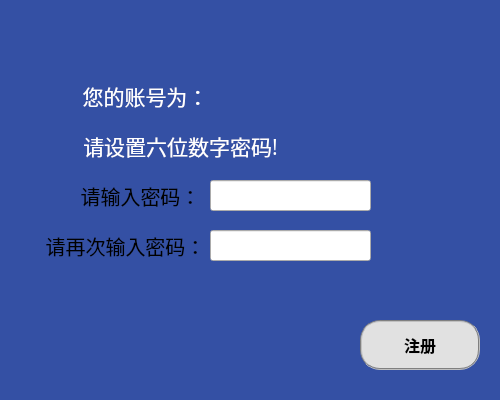
<?xml version="1.0" encoding="UTF-8"?>
<ui version="4.0">
 <class>signup1</class>
 <widget class="QWidget" name="signup1">
  <property name="geometry">
   <rect>
    <x>0</x>
    <y>0</y>
    <width>500</width>
    <height>400</height>
   </rect>
  </property>
  <property name="windowTitle">
   <string>注册</string>
  </property>
  <property name="styleSheet">
   <string notr="true">#signup1{background-color: rgb(52, 80, 164);border-top-left-radius:15px;border-top-right-radius:5px;border-bottom-left-radius:15px;border-bottom-right-radius:5px}
</string>
  </property>
  <widget class="QLabel" name="label1">
   <property name="geometry">
    <rect>
     <x>80</x>
     <y>70</y>
     <width>131</width>
     <height>51</height>
    </rect>
   </property>
   <property name="sizePolicy">
    <sizepolicy hsizetype="Preferred" vsizetype="Preferred">
     <horstretch>0</horstretch>
     <verstretch>0</verstretch>
    </sizepolicy>
   </property>
   <property name="font">
    <font>
     <family>楷体</family>
     <pointsize>16</pointsize>
     <weight>50</weight>
     <bold>false</bold>
    </font>
   </property>
   <property name="styleSheet">
    <string notr="true">color:rgb(255, 255, 255)</string>
   </property>
   <property name="text">
    <string>您的账号为：</string>
   </property>
   <property name="scaledContents">
    <bool>false</bool>
   </property>
   <property name="alignment">
    <set>Qt::AlignCenter</set>
   </property>
   <property name="wordWrap">
    <bool>false</bool>
   </property>
   <property name="margin">
    <number>0</number>
   </property>
   <property name="openExternalLinks">
    <bool>false</bool>
   </property>
  </widget>
  <widget class="QLabel" name="label_2">
   <property name="geometry">
    <rect>
     <x>60</x>
     <y>180</y>
     <width>161</width>
     <height>31</height>
    </rect>
   </property>
   <property name="font">
    <font>
     <family>微软雅黑</family>
     <pointsize>15</pointsize>
    </font>
   </property>
   <property name="text">
    <string>请输入密码：</string>
   </property>
   <property name="alignment">
    <set>Qt::AlignCenter</set>
   </property>
  </widget>
  <widget class="QPushButton" name="signup_btn">
   <property name="geometry">
    <rect>
     <x>360</x>
     <y>320</y>
     <width>120</width>
     <height>50</height>
    </rect>
   </property>
   <property name="font">
    <font>
     <family>微软雅黑</family>
     <pointsize>12</pointsize>
     <weight>75</weight>
     <bold>true</bold>
    </font>
   </property>
   <property name="styleSheet">
    <string notr="true">QPushButton{border:2px groove gray;border-radius:20px;padding:2px 4px;background-color: rgb(225, 225, 225);}
QPushButton:hover{background-color: rgb(20, 62, 134);border:none;color:rgb(255, 255, 255);}
QPushButton:checked{background-color: rgb(20, 62, 134);border:none;color:rgb(255, 255, 255);}</string>
   </property>
   <property name="text">
    <string>注册</string>
   </property>
  </widget>
  <widget class="QLabel" name="pic1">
   <property name="geometry">
    <rect>
     <x>10</x>
     <y>0</y>
     <width>231</width>
     <height>51</height>
    </rect>
   </property>
   <property name="text">
    <string/>
   </property>
   <property name="pixmap">
    <pixmap resource="pics.qrc">:/pics/pictures/pic1.png</pixmap>
   </property>
  </widget>
  <widget class="QLineEdit" name="pwd">
   <property name="geometry">
    <rect>
     <x>210</x>
     <y>180</y>
     <width>161</width>
     <height>31</height>
    </rect>
   </property>
   <property name="echoMode">
    <enum>QLineEdit::Password</enum>
   </property>
  </widget>
  <widget class="QLineEdit" name="pwd1">
   <property name="geometry">
    <rect>
     <x>210</x>
     <y>230</y>
     <width>161</width>
     <height>31</height>
    </rect>
   </property>
   <property name="echoMode">
    <enum>QLineEdit::Password</enum>
   </property>
  </widget>
  <widget class="QLabel" name="label_3">
   <property name="geometry">
    <rect>
     <x>40</x>
     <y>230</y>
     <width>171</width>
     <height>31</height>
    </rect>
   </property>
   <property name="font">
    <font>
     <family>微软雅黑</family>
     <pointsize>15</pointsize>
    </font>
   </property>
   <property name="text">
    <string>请再次输入密码：</string>
   </property>
   <property name="alignment">
    <set>Qt::AlignCenter</set>
   </property>
  </widget>
  <widget class="QLabel" name="account">
   <property name="geometry">
    <rect>
     <x>210</x>
     <y>70</y>
     <width>151</width>
     <height>51</height>
    </rect>
   </property>
   <property name="sizePolicy">
    <sizepolicy hsizetype="Preferred" vsizetype="Preferred">
     <horstretch>0</horstretch>
     <verstretch>0</verstretch>
    </sizepolicy>
   </property>
   <property name="font">
    <font>
     <family>楷体</family>
     <pointsize>16</pointsize>
     <weight>50</weight>
     <bold>false</bold>
    </font>
   </property>
   <property name="styleSheet">
    <string notr="true">color:rgb(255, 255, 255)</string>
   </property>
   <property name="text">
    <string/>
   </property>
   <property name="scaledContents">
    <bool>false</bool>
   </property>
   <property name="alignment">
    <set>Qt::AlignLeading|Qt::AlignLeft|Qt::AlignVCenter</set>
   </property>
   <property name="wordWrap">
    <bool>false</bool>
   </property>
   <property name="margin">
    <number>0</number>
   </property>
   <property name="openExternalLinks">
    <bool>false</bool>
   </property>
  </widget>
  <widget class="QLabel" name="label1_3">
   <property name="geometry">
    <rect>
     <x>70</x>
     <y>120</y>
     <width>221</width>
     <height>51</height>
    </rect>
   </property>
   <property name="sizePolicy">
    <sizepolicy hsizetype="Preferred" vsizetype="Preferred">
     <horstretch>0</horstretch>
     <verstretch>0</verstretch>
    </sizepolicy>
   </property>
   <property name="font">
    <font>
     <family>楷体</family>
     <pointsize>16</pointsize>
     <weight>50</weight>
     <bold>false</bold>
    </font>
   </property>
   <property name="styleSheet">
    <string notr="true">color:rgb(255, 255, 255)</string>
   </property>
   <property name="text">
    <string>请设置六位数字密码!</string>
   </property>
   <property name="scaledContents">
    <bool>false</bool>
   </property>
   <property name="alignment">
    <set>Qt::AlignCenter</set>
   </property>
   <property name="wordWrap">
    <bool>false</bool>
   </property>
   <property name="margin">
    <number>0</number>
   </property>
   <property name="openExternalLinks">
    <bool>false</bool>
   </property>
  </widget>
 </widget>
 <resources>
  <include location="pics.qrc"/>
 </resources>
 <connections/>
</ui>
